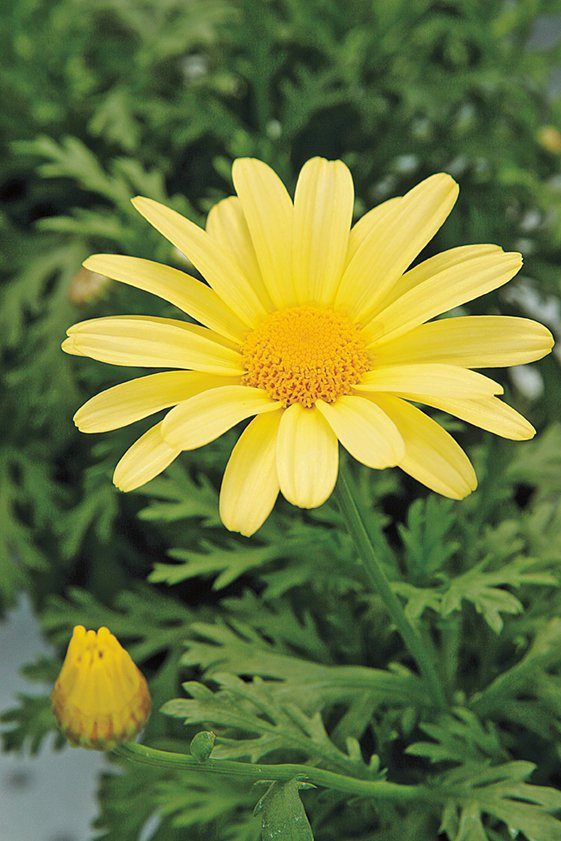
#> input picture Assignment/(8).jpg, 561 x 841 px
$ jupyter execute Q9_code.ipynb
#> lines starting #> are read from the running program, lines starting #| are printed output that depends on the picture
[cell 1]
import cv2 as cv
import numpy as np
import matplotlib.pyplot as plt

im = cv.imread('(8).jpg')
#> im is the input picture: shape (841, 561, 3); mean B, G, R 60.8, 120.3, 108.5
orig = cv.imread('(8).jpg')
orig = cv.cvtColor(orig, cv.COLOR_BGR2RGB)
mask = np.zeros(im.shape[:2],np.uint8)

# The array is initialized with 0 values
bgdModel = np.zeros((1,65),np.float64)
fgdModel = np.zeros((1,65),np.float64)

# The rectangle is the area in which the foreground is present
rectangle = (50,100,500,500)

# GrabCut is used to extract the foreground from the image
cv.grabCut(im,mask,rectangle,bgdModel,fgdModel,3,cv.GC_INIT_WITH_RECT)

# The mask is updated such that all 0-pixels and 2-pixels are converted to 0-pixels
mask2 = np.where((mask==2)|(mask==0),0,1).astype('uint8')

# The foreground is extracted from the image
ForeGround = im*mask2[:,:,np.newaxis]
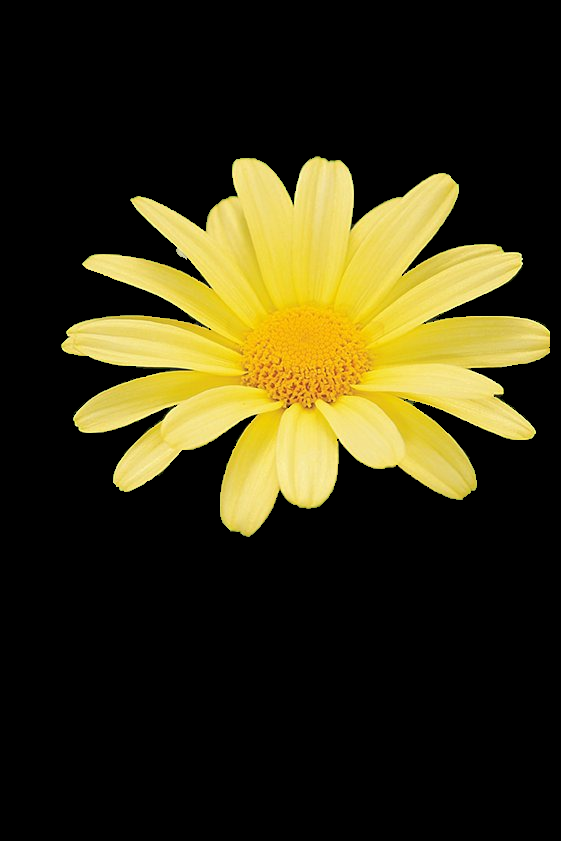
#> ForeGround: shape (841, 561, 3); mean B, G, R 19.2, 48.1, 53.8
# The background is extracted from the image
BackGround = np.subtract(im,ForeGround)
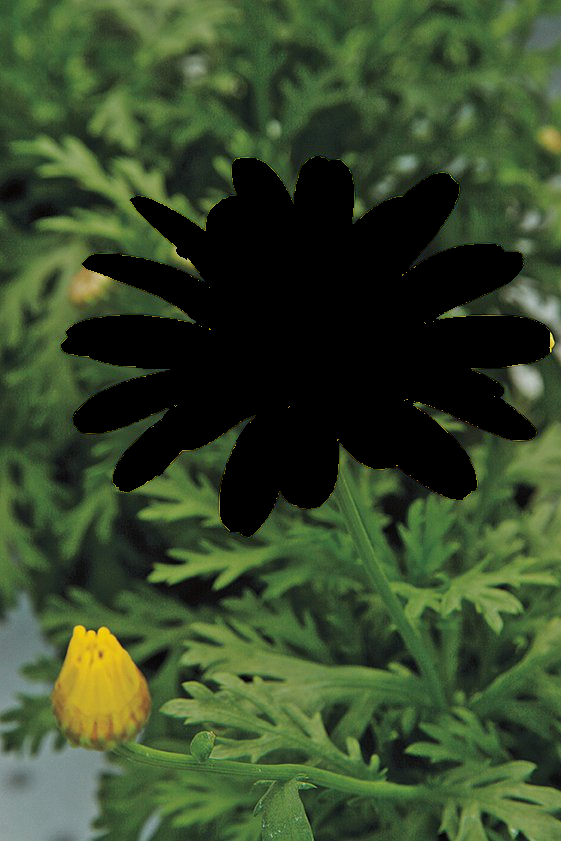
#> BackGround: shape (841, 561, 3); mean B, G, R 41.6, 72.2, 54.7
# The foreground is replaced with a white background in original image
area = cv.rectangle(orig,(50,100),(550,600),(255,0,0),2)
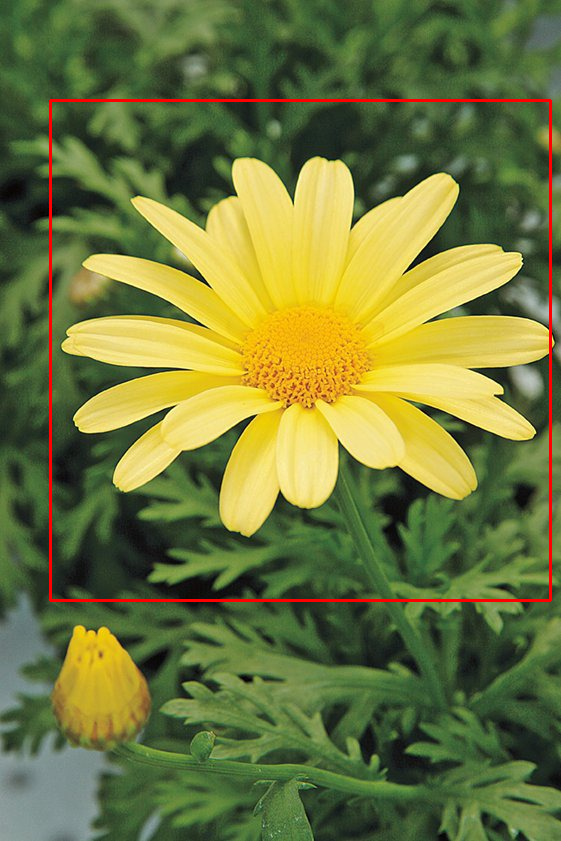
#> area: shape (841, 561, 3); mean R, G, B 110.8, 119.1, 60.1

# The foreground and background are displayed
fig, ax = plt.subplots(1,4, figsize=(22,10))
ax[0].imshow(orig)
ax[0].set_title('Image with considered rectangle')
ax[1].imshow(mask2*255, cmap='gray')
ax[1].set_title('Mask')
ax[2].imshow(cv.cvtColor(ForeGround,cv.COLOR_BGR2RGB))
ax[2].set_title('Foreground')
ax[3].imshow(cv.cvtColor(BackGround,cv.COLOR_BGR2RGB))
ax[3].set_title('Background')

for i in range(4):
    ax[i].axis('off')
plt.show()
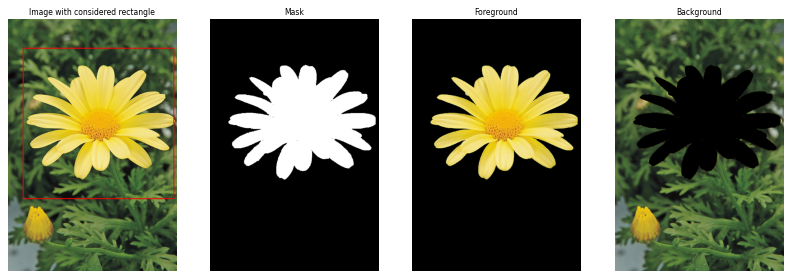
#> figure drawn by matplotlib, 4 panels

[cell 2]
value = 5
# The background is blurred using a Gaussian filter
BG_gauss = cv.GaussianBlur(BackGround,(0,0),value)
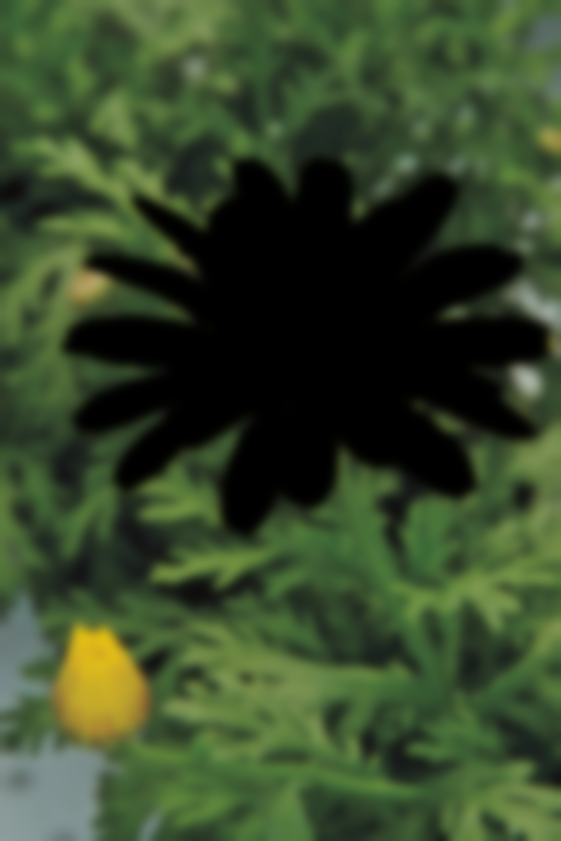
#> BG_gauss: shape (841, 561, 3); mean B, G, R 41.6, 72.2, 54.7

blurred= np.add(ForeGround,BG_gauss)
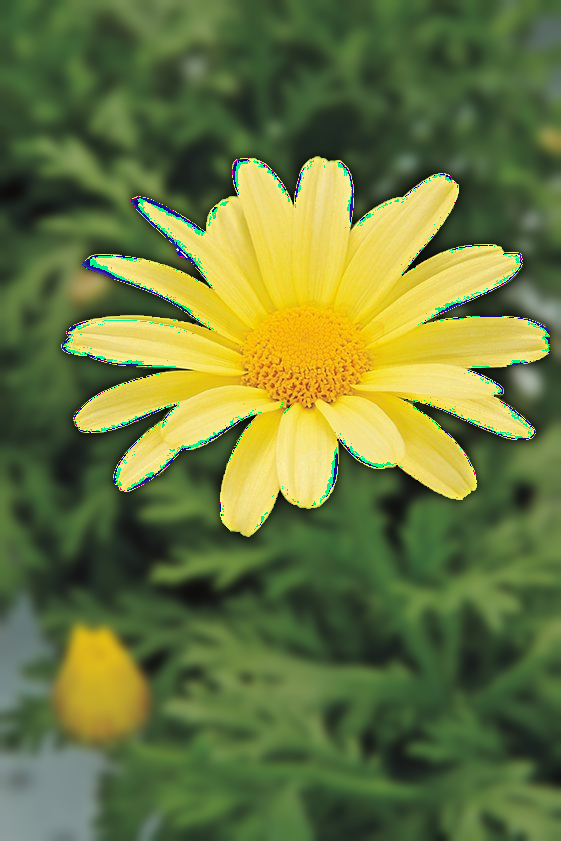
#> blurred: shape (841, 561, 3); mean B, G, R 60.8, 118.8, 105.1

fig,ax = plt.subplots(1,2, figsize=(9,6))
ax[0].imshow(cv.cvtColor(im,cv.COLOR_BGR2RGB))
ax[0].set_title('Original')
ax[1].imshow(cv.cvtColor(blurred,cv.COLOR_BGR2RGB))
ax[1].set_title('Blurred Background')
for i in range(2):
    ax[i].axis('off')
plt.show()
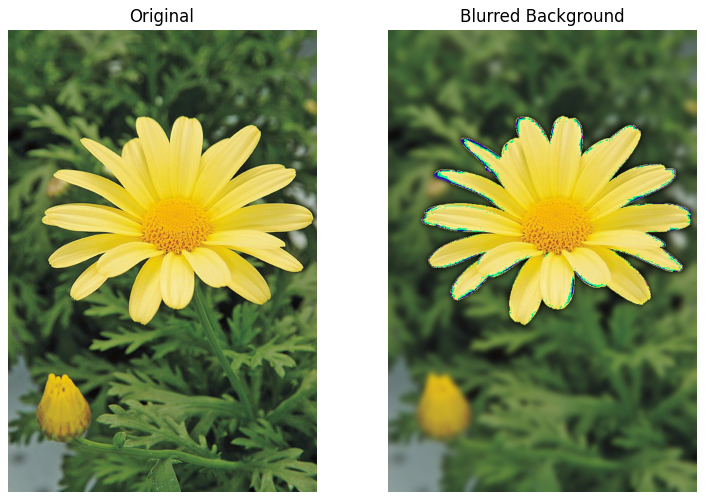
#> figure drawn by matplotlib, 2 panels

$ run again, with Assignment/(1).jpg copied over Assignment/(8).jpg
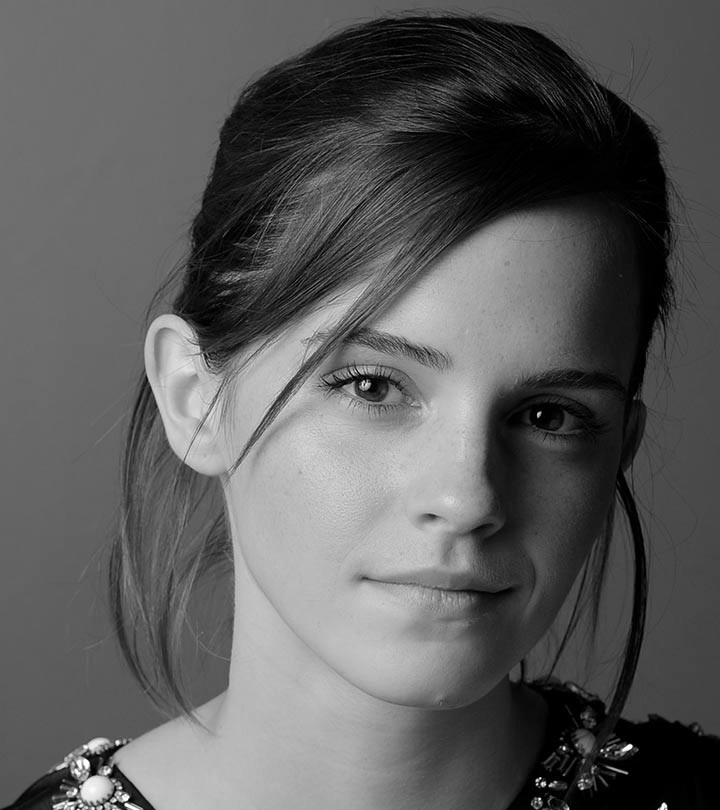
#> input picture Assignment/(1).jpg, 720 x 810 px
#> im is the input picture: shape (810, 720, 3); min 0, max 255, mean 92.2
#> `plt.show()`:
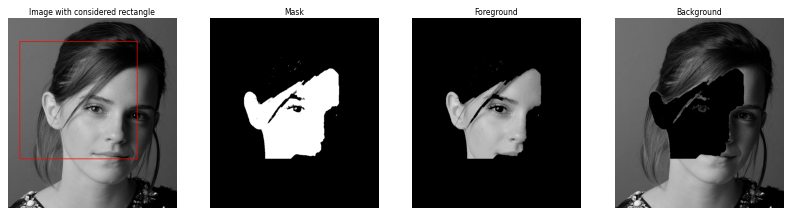
#> figure drawn by matplotlib, 4 panels
#> `blurred= np.add(ForeGround,BG_gauss)`:
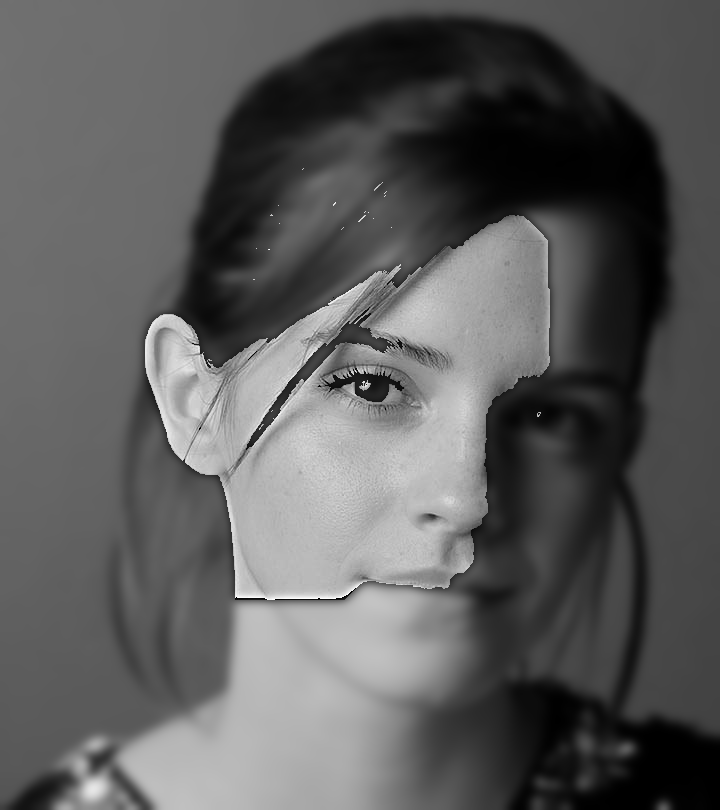
#> blurred: shape (810, 720, 3); min 0, max 255, mean 92.1

$ run again, with Assignment/(2).jpg copied over Assignment/(8).jpg
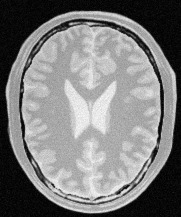
#> input picture Assignment/(2).jpg, 181 x 217 px
#> im is the input picture: shape (217, 181, 3); min 0, max 252, mean 123.8
#> ForeGround: shape (217, 181, 3); every value is 0
#> `BG_gauss = cv.GaussianBlur(BackGround,(0,0),value)`:
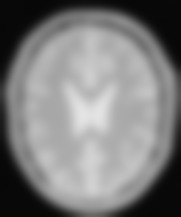
#> BG_gauss: shape (217, 181, 3); min 7, max 228, mean 123.9
#> `plt.show()`:
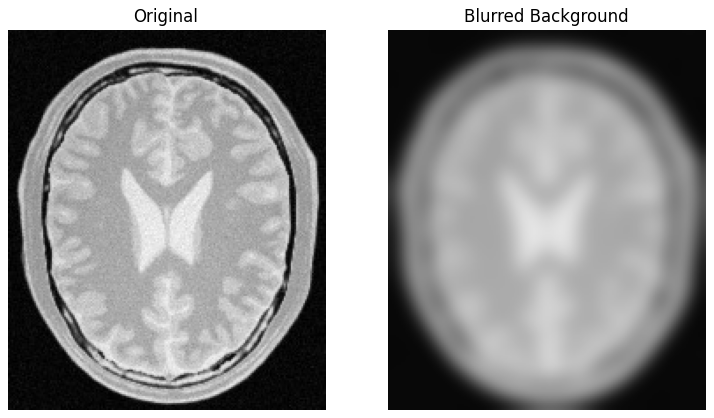
#> figure drawn by matplotlib, 2 panels

$ run again, with Assignment/(3).jpg copied over Assignment/(8).jpg
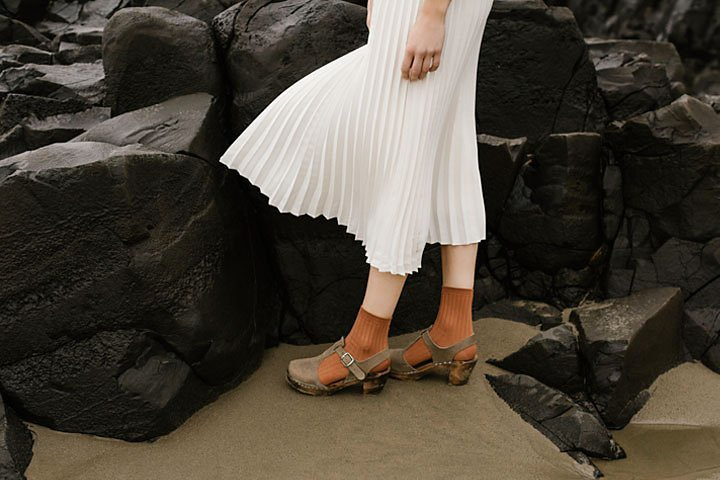
#> input picture Assignment/(3).jpg, 720 x 480 px
#> im is the input picture: shape (480, 720, 3); mean B, G, R 58.1, 68.6, 75.7
#> `plt.show()`:
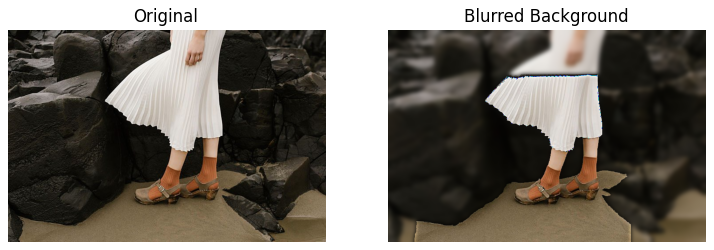
#> figure drawn by matplotlib, 2 panels
